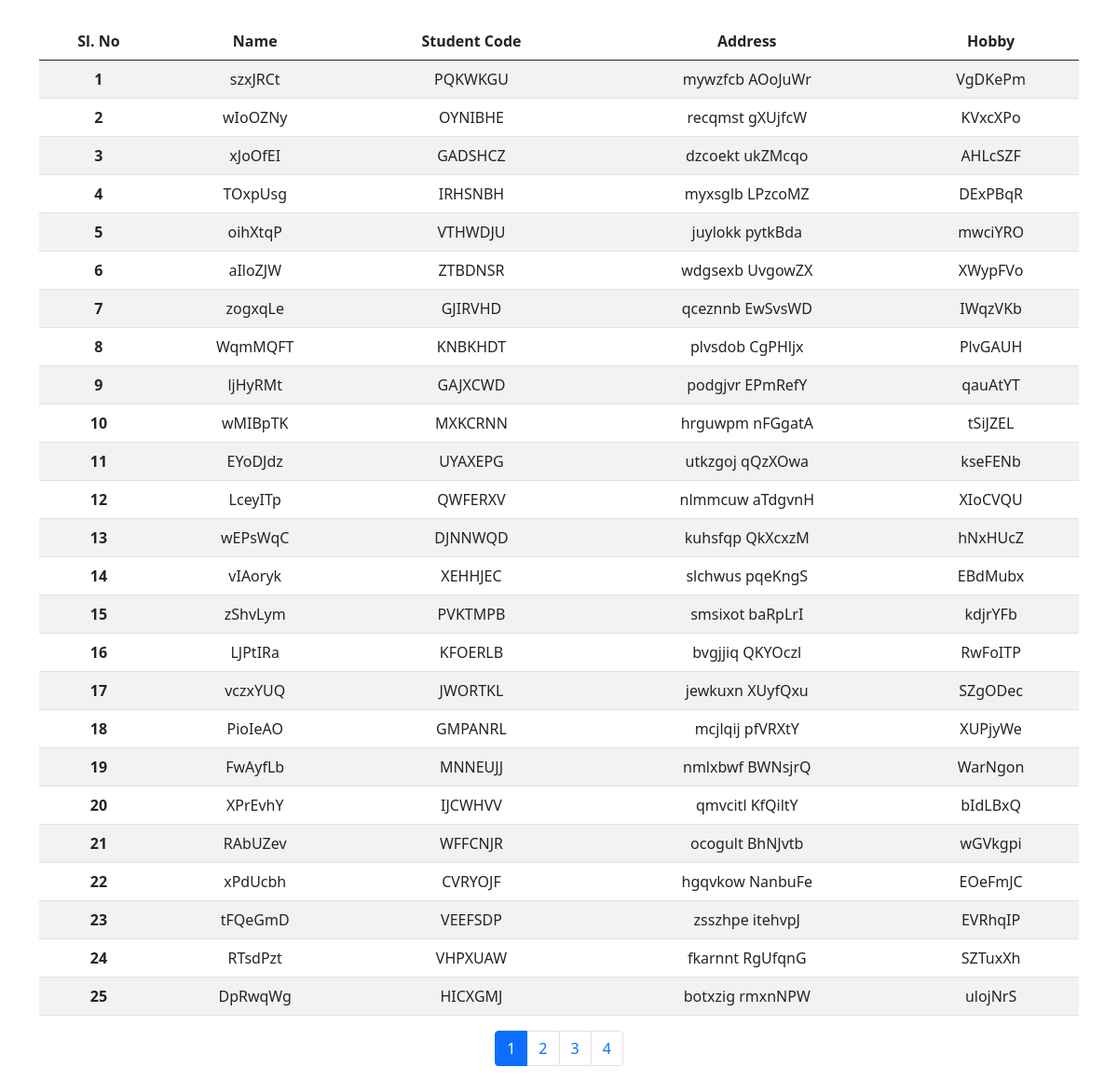
Page /viewData.php on the committed database.
### tables this page shows
CREATE TABLE `students_directory` (
  `id` int NOT NULL,
  `name` varchar(120) NOT NULL,
  `student_code` varchar(120) NOT NULL,
  `address` varchar(120) NOT NULL,
  `hobby` varchar(120) NOT NULL,
  `registration_Date` timestamp NOT NULL DEFAULT CURRENT_TIMESTAMP
);

### viewData.php (the view, shortened to what this page needs)
<?php
include('config.php');
?>
<!doctype html>
<html lang="en">
  <head>
    <link href="https://cdn.jsdelivr.net/npm/bootstrap@5.0.2/dist/css/bootstrap.min.css" rel="stylesheet">
  </head>
  <body>
    <div class="container mt-4">
      <table class="table table-striped">
        <thead>
          <tr class="text-center">
            <th scope="col">Sl. No</th>
            <th scope="col">Name</th>
            <th scope="col">Student Code</th>
            <th scope="col">Address</th>
            <th scope="col">Hobby</th>
          </tr>
        </thead>
        <tbody>
          <?php
          $resultPerPage = 25;
          $page = isset($_GET['page']) && is_numeric($_GET['page']) ? (int)$_GET['page'] : 1;
          $startLimit = ($page - 1) * $resultPerPage;
          $fetchMyData = mysqli_query($config, "SELECT * FROM students_directory ORDER BY id ASC LIMIT $startLimit, $resultPerPage");
          $slNo = $startLimit + 1;
          while ($row = mysqli_fetch_assoc($fetchMyData)) { ?>
            <tr class="text-center">
              <th scope="row"><?php echo $slNo++; ?></th>
              <td><?php echo $row['name']; ?></td>
              <td><?php echo $row['student_code']; ?></td>
              <td><?php echo $row['address']; ?></td>
              <td><?php echo $row['hobby']; ?></td>
            </tr>
          <?php } ?>
        </tbody>
      </table>
      <?php
      $fetchRows = mysqli_query($config, "SELECT COUNT(*) as total FROM students_directory");
      $totalCount = mysqli_fetch_assoc($fetchRows)['total'];
      $totalPagesRequired = ceil($totalCount / $resultPerPage);
      echo '<nav aria-label="Page navigation example">';
      echo '<ul class="pagination justify-content-center">';
      for ($i = 1; $i <= $totalPagesRequired; $i++) {
          echo '<li class="page-item ' . ($i == $page ? 'active' : '') . '">';
          echo '<a class="page-link" href="viewData.php?page=' . $i . '">' . $i . '</a>';
          echo '</li>';
      }
      echo '</ul>';
      echo '</nav>';
      ?>
    </div>
  </body>
</html>

### rows in the picture
students_directory: name "szxJRCt", student_code "PQKWKGU", address "mywzfcb AOoJuWr", hobby "VgDKePm"
students_directory: name "wIoOZNy", student_code "OYNIBHE", address "recqmst gXUjfcW", hobby "KVxcXPo"
students_directory: name "xJoOfEI", student_code "GADSHCZ", address "dzcoekt ukZMcqo", hobby "AHLcSZF"
students_directory: name "TOxpUsg", student_code "IRHSNBH", address "myxsglb LPzcoMZ", hobby "DExPBqR"
students_directory: name "oihXtqP", student_code "VTHWDJU", address "juylokk pytkBda", hobby "mwciYRO"
students_directory: name "aIloZJW", student_code "ZTBDNSR", address "wdgsexb UvgowZX", hobby "XWypFVo"
students_directory: name "zogxqLe", student_code "GJIRVHD", address "qceznnb EwSvsWD", hobby "IWqzVKb"
students_directory: name "WqmMQFT", student_code "KNBKHDT", address "plvsdob CgPHljx", hobby "PlvGAUH"
students_directory: name "ljHyRMt", student_code "GAJXCWD", address "podgjvr EPmRefY", hobby "qauAtYT"
students_directory: name "wMIBpTK", student_code "MXKCRNN", address "hrguwpm nFGgatA", hobby "tSiJZEL"
students_directory: name "EYoDJdz", student_code "UYAXEPG", address "utkzgoj qQzXOwa", hobby "kseFENb"
students_directory: name "LceyITp", student_code "QWFERXV", address "nlmmcuw aTdgvnH", hobby "XIoCVQU"
students_directory: name "wEPsWqC", student_code "DJNNWQD", address "kuhsfqp QkXcxzM", hobby "hNxHUcZ"
students_directory: name "vIAoryk", student_code "XEHHJEC", address "slchwus pqeKngS", hobby "EBdMubx"
students_directory: name "zShvLym", student_code "PVKTMPB", address "smsixot baRpLrI", hobby "kdjrYFb"
students_directory: name "LJPtIRa", student_code "KFOERLB", address "bvgjjiq QKYOczl", hobby "RwFoITP"
students_directory: name "vczxYUQ", student_code "JWORTKL", address "jewkuxn XUyfQxu", hobby "SZgODec"
students_directory: name "PioIeAO", student_code "GMPANRL", address "mcjlqij pfVRXtY", hobby "XUPjyWe"
students_directory: name "FwAyfLb", student_code "MNNEUJJ", address "nmlxbwf BWNsjrQ", hobby "WarNgon"
students_directory: name "XPrEvhY", student_code "IJCWHVV", address "qmvcitl KfQiltY", hobby "bIdLBxQ"
students_directory: name "RAbUZev", student_code "WFFCNJR", address "ocogult BhNJvtb", hobby "wGVkgpi"
students_directory: name "xPdUcbh", student_code "CVRYOJF", address "hgqvkow NanbuFe", hobby "EOeFmJC"
students_directory: name "tFQeGmD", student_code "VEEFSDP", address "zsszhpe itehvpJ", hobby "EVRhqIP"
students_directory: name "RTsdPzt", student_code "VHPXUAW", address "fkarnnt RgUfqnG", hobby "SZTuxXh"
students_directory: name "DpRwqWg", student_code "HICXGMJ", address "botxzig rmxnNPW", hobby "ulojNrS"
